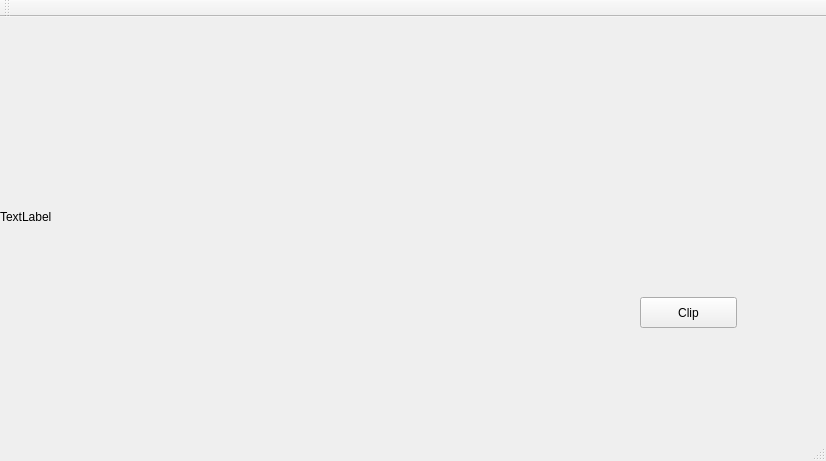
<?xml version="1.0" encoding="UTF-8"?>
<ui version="4.0">
 <class>MainWindow</class>
 <widget class="QMainWindow" name="MainWindow">
  <property name="geometry">
   <rect>
    <x>0</x>
    <y>0</y>
    <width>826</width>
    <height>461</height>
   </rect>
  </property>
  <property name="windowTitle">
   <string>MainWindow</string>
  </property>
  <widget class="QWidget" name="centralWidget">
   <widget class="QLabel" name="label">
    <property name="geometry">
     <rect>
      <x>0</x>
      <y>0</y>
      <width>400</width>
      <height>400</height>
     </rect>
    </property>
    <property name="text">
     <string>TextLabel</string>
    </property>
   </widget>
   <widget class="QPushButton" name="pushButton">
    <property name="geometry">
     <rect>
      <x>640</x>
      <y>280</y>
      <width>97</width>
      <height>31</height>
     </rect>
    </property>
    <property name="text">
     <string>Clip</string>
    </property>
   </widget>
  </widget>
  <widget class="QMenuBar" name="menuBar">
   <property name="geometry">
    <rect>
     <x>0</x>
     <y>0</y>
     <width>826</width>
     <height>27</height>
    </rect>
   </property>
  </widget>
  <widget class="QToolBar" name="mainToolBar">
   <attribute name="toolBarArea">
    <enum>TopToolBarArea</enum>
   </attribute>
   <attribute name="toolBarBreak">
    <bool>false</bool>
   </attribute>
  </widget>
  <widget class="QStatusBar" name="statusBar"/>
 </widget>
 <layoutdefault spacing="6" margin="11"/>
 <resources/>
 <connections/>
</ui>
